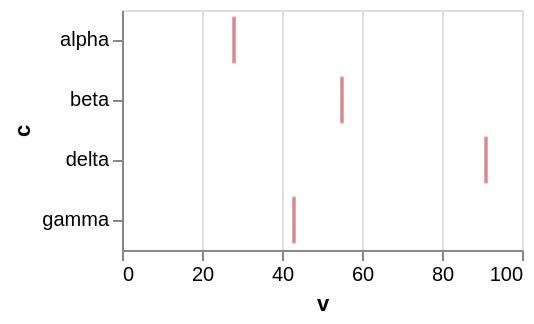

Vega-Lite specification stored for this chart:
### Vega-Lite specification from a JSON file in a GitHub repository (floating-point values rounded to 4 significant figures)
{"$schema": "https://vega.github.io/schema/vega-lite/v6.json", "width": 200, "height": 120, "data": {"values": [{"c": "alpha", "v": 28, "w": 3, "t": "2024-01-07"}, {"c": "beta", "v": 55, "w": 7, "t": "2024-03-19"}, {"c": "gamma", "v": 43, "w": 5, "t": "2024-06-02"}, {"c": "delta", "v": 91, "w": 9, "t": "2024-09-11"}]}, "mark": "tick", "encoding": {"x": {"field": "v", "type": "quantitative"}, "y": {"field": "c", "type": "nominal"}}, "config": {"tick": {"stroke": "lightcoral"}}}
